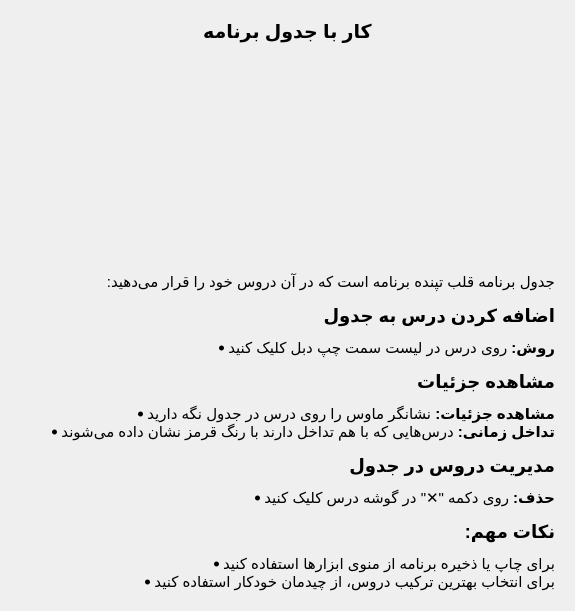
       <widget class="QWidget" name="schedulePage">
        <layout class="QVBoxLayout" name="verticalLayout_6">
         <property name="spacing">
          <number>15</number>
         </property>
         <property name="leftMargin">
          <number>20</number>
         </property>
         <property name="topMargin">
          <number>20</number>
         </property>
         <property name="rightMargin">
          <number>20</number>
         </property>
         <property name="bottomMargin">
          <number>20</number>
         </property>
         <item>
          <widget class="QLabel" name="scheduleTitle">
           <property name="font">
            <font>
             <pointsize>14</pointsize>
             <weight>75</weight>
             <bold>true</bold>
            </font>
           </property>
           <property name="text">
            <string>کار با جدول برنامه</string>
           </property>
           <property name="alignment">
            <set>Qt::AlignCenter</set>
           </property>
          </widget>
         </item>
         <item>
          <widget class="QLabel" name="scheduleImage">
           <property name="minimumSize">
            <size>
             <width>0</width>
             <height>200</height>
            </size>
           </property>
           <property name="text">
            <string/>
           </property>
           <property name="pixmap">
            <pixmap>:/images/schedule.png</pixmap>
           </property>
           <property name="scaledContents">
            <bool>true</bool>
           </property>
           <property name="alignment">
            <set>Qt::AlignCenter</set>
           </property>
          </widget>
         </item>
         <item>
          <widget class="QLabel" name="scheduleText">
           <property name="font">
            <font>
             <pointsize>11</pointsize>
            </font>
           </property>
           <property name="text">
            <string>&lt;html&gt;&lt;head/&gt;&lt;body&gt;&lt;p dir="rtl" align="justify"&gt;جدول برنامه قلب تپنده برنامه است که در آن دروس خود را قرار می‌دهید:&lt;/p&gt;&lt;h3 dir="rtl" align="justify"&gt;اضافه کردن درس به جدول&lt;/h3&gt;&lt;ul style="text-align: right; direction: rtl; list-style-position: inside;"&gt;&lt;li&gt;&lt;span style=" font-weight:600;"&gt;روش:&lt;/span&gt; روی درس در لیست سمت چپ دبل کلیک کنید&lt;/li&gt;&lt;/ul&gt;&lt;h3 dir="rtl" align="justify"&gt;مشاهده جزئیات&lt;/h3&gt;&lt;ul style="text-align: right; direction: rtl; list-style-position: inside;"&gt;&lt;li&gt;&lt;span style=" font-weight:600;"&gt;مشاهده جزئیات:&lt;/span&gt; نشانگر ماوس را روی درس در جدول نگه دارید&lt;/li&gt;&lt;li&gt;&lt;span style=" font-weight:600;"&gt;تداخل زمانی:&lt;/span&gt; درس‌هایی که با هم تداخل دارند با رنگ قرمز نشان داده می‌شوند&lt;/li&gt;&lt;/ul&gt;&lt;h3 dir="rtl" align="justify"&gt;مدیریت دروس در جدول&lt;/h3&gt;&lt;ul style="text-align: right; direction: rtl; list-style-position: inside;"&gt;&lt;li&gt;&lt;span style=" font-weight:600;"&gt;حذف:&lt;/span&gt; روی دکمه &amp;quot;✕&amp;quot; در گوشه درس کلیک کنید&lt;/li&gt;&lt;/ul&gt;&lt;h3 dir="rtl" align="justify"&gt;نکات مهم:&lt;/h3&gt;&lt;ul style="text-align: right; direction: rtl; list-style-position: inside;"&gt;&lt;li&gt;برای چاپ یا ذخیره برنامه از منوی ابزارها استفاده کنید&lt;/li&gt;&lt;li&gt;برای انتخاب بهترین ترکیب دروس، از چیدمان خودکار استفاده کنید&lt;/li&gt;&lt;/ul&gt;&lt;/body&gt;&lt;/html&gt;</string>
           </property>
           <property name="alignment">
            <set>Qt::AlignRight|Qt::AlignTrailing|Qt::AlignVCenter</set>
           </property>
           <property name="wordWrap">
            <bool>true</bool>
           </property>
          </widget>
         </item>
        </layout>
       </widget>
